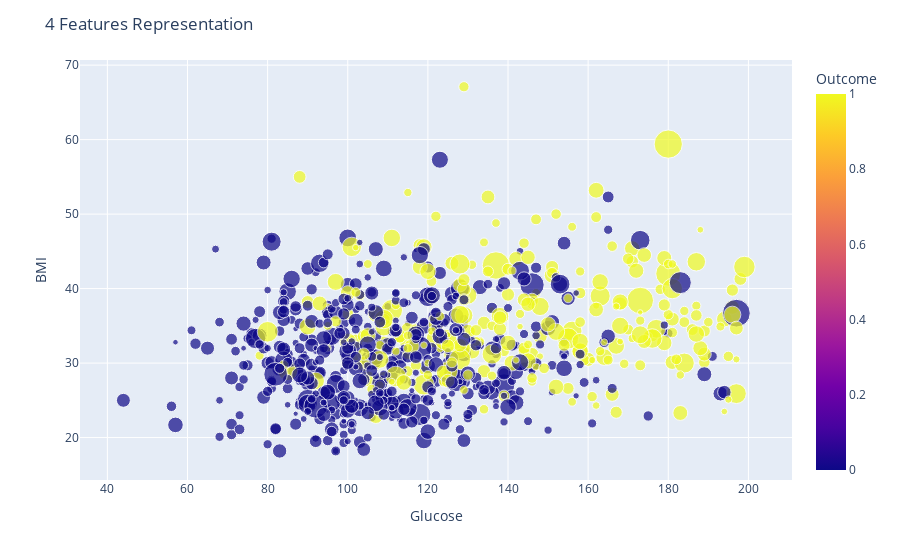

The notebook cell this image was saved under:
### Code cell
fig1 = px.scatter(df, x='Glucose', y='BMI', color="Outcome", size="DiabetesPedigreeFunction")
fig1.update_layout(title="4 Features Representation")
fig1.show()

### Figure 1 — Plotly figure (JSON) as saved in the notebook; plotly's stock layout.template omitted (floating-point values rounded to 4 significant figures; data arrays with more than 128 entries replaced by an {"elided": "..."} marker saying what was removed)
{"data": [{"hovertemplate": "Glucose=%{x}<br>BMI=%{y}<br>DiabetesPedigreeFunction=%{marker.size}<br>Outcome=%{marker.color}<extra></extra>", "legendgroup": "", "marker": {"color": {"elided": "768 int values"}, "coloraxis": "coloraxis", "size": {"elided": "768 float values"}, "sizemode": "area", "sizeref": 0.00605, "symbol": "circle"}, "mode": "markers", "name": "", "orientation": "v", "showlegend": false, "type": "scatter", "x": {"elided": "768 float values"}, "xaxis": "x", "y": {"elided": "768 float values"}, "yaxis": "y"}], "layout": {"coloraxis": {"colorbar": {"title": {"text": "Outcome"}}, "colorscale": [[0, "#0d0887"], [0.1111, "#46039f"], [0.2222, "#7201a8"], [0.3333, "#9c179e"], [0.4444, "#bd3786"], [0.5556, "#d8576b"], [0.6667, "#ed7953"], [0.7778, "#fb9f3a"], [0.8889, "#fdca26"], [1, "#f0f921"]]}, "legend": {"itemsizing": "constant", "tracegroupgap": 0}, "margin": {"t": 60}, "title": {"text": "4 Features Representation"}, "xaxis": {"anchor": "y", "domain": [0, 1], "title": {"text": "Glucose"}}, "yaxis": {"anchor": "x", "domain": [0, 1], "title": {"text": "BMI"}}}}
